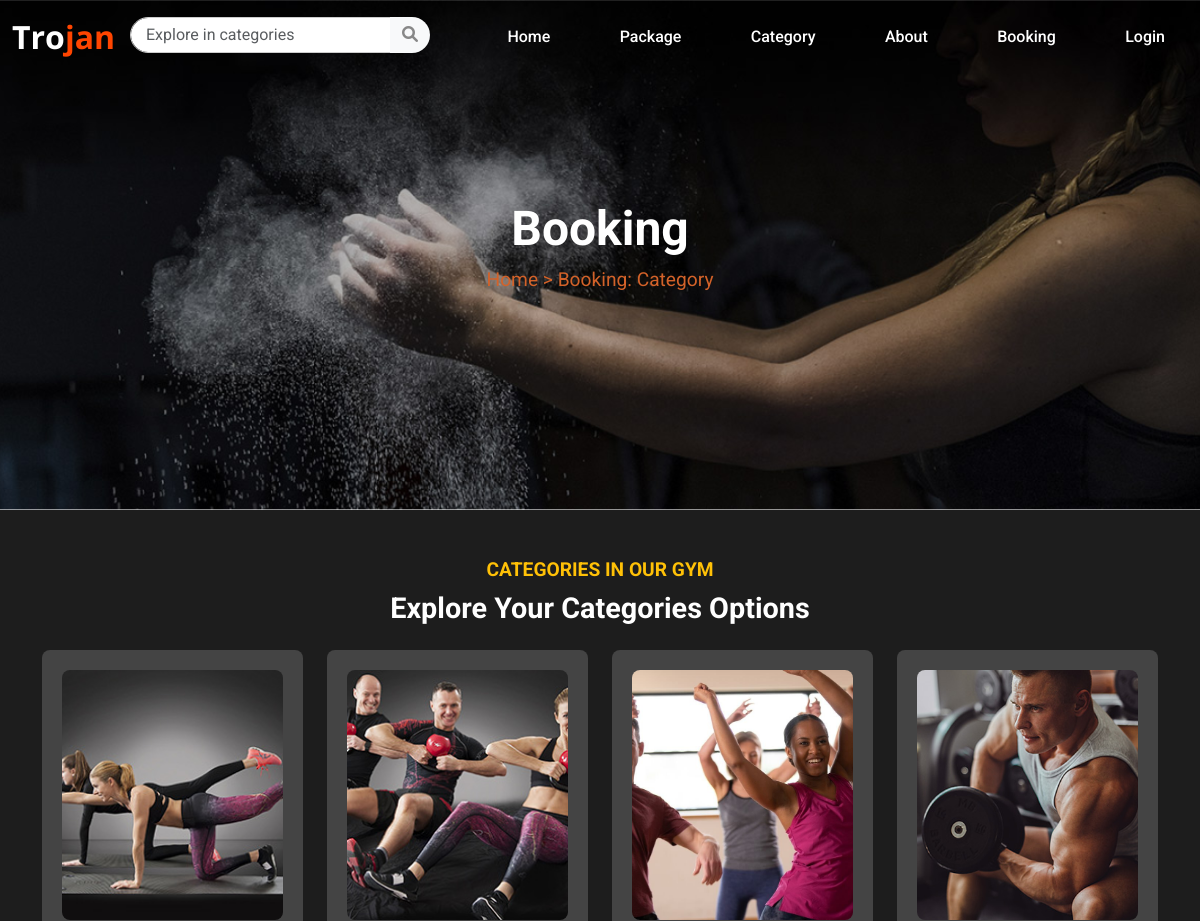
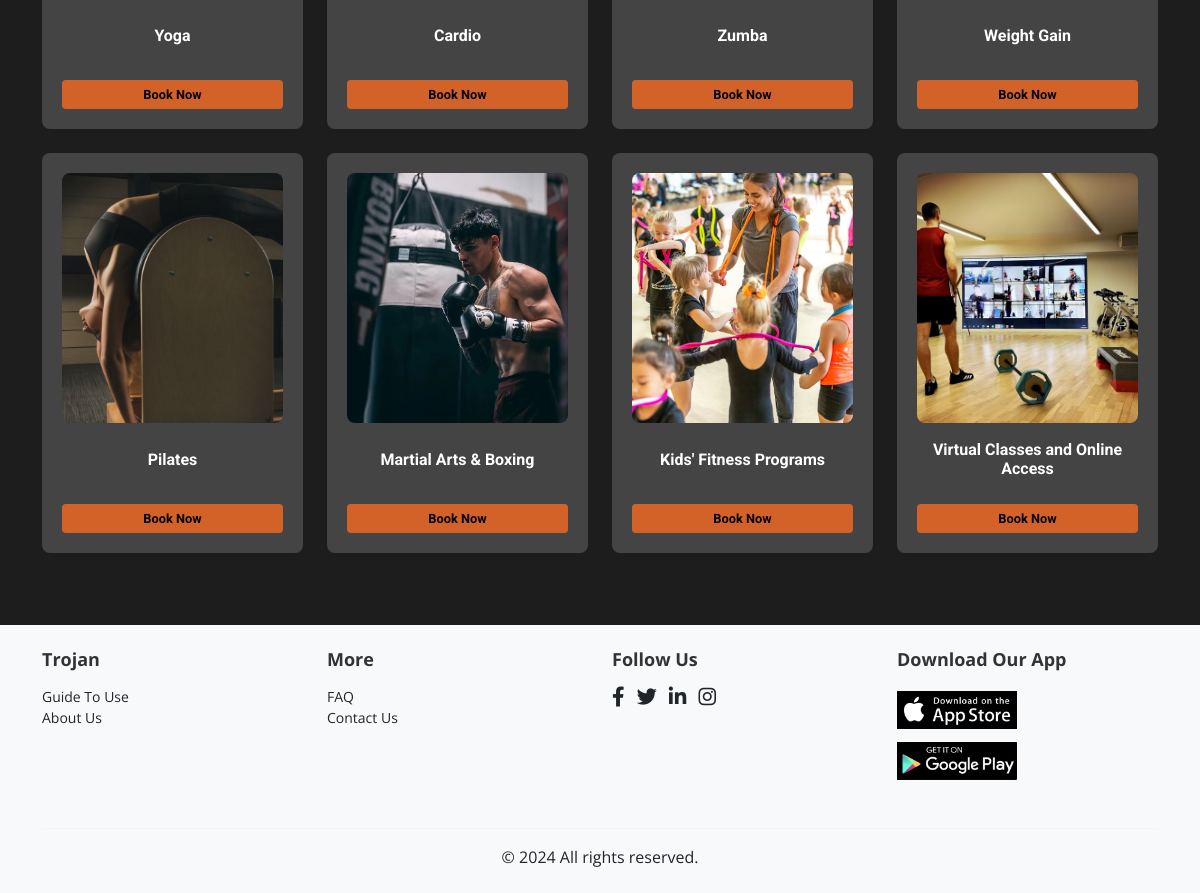
The page /selectcategories on the database its author committed (2 pictures, top to bottom).
### tables this page shows
CREATE TABLE "categories" (
	"categoryid"	INTEGER,
	"categoryname"	VARCHAR(255) NOT NULL,
	"categorystatus"	VARCHAR(100),
	"poster"	TEXT DEFAULT NULL,
	"video"	TEXT DEFAULT NULL,
	PRIMARY KEY("categoryid" AUTOINCREMENT)
);

### app.py (the view)
@app.route("/selectcategories")
def selectcategories():
    uid = session.get('userid')
    connection = sqlite3.connect("Trojan.db")
    connection.row_factory = sqlite3.Row
    cursor = connection.cursor()
    cursor.execute("SELECT * FROM categories")
    categories = cursor.fetchall()
    connection.close()
    print(f"selectcategories - User ID: {uid}, Categories: {categories}")
    return render_template("selectcategories.html", categories=categories, uid=uid)

### templates/selectcategories.html (shortened to what this page needs)
{% extends "base.html" %}
{% block content %}
<div style="background-image: url('/static/photos/hero-2.png'); background-size: cover; background-position: center; padding: 200px 0; color: white; text-align: center;">
    <h1 style="font-size: 3rem; color: white; font-weight: bold;">Booking</h1>
    <p style="color: #d36229; font-size: 1.2rem;">Home &gt; Booking: Category</p>
</div>
<section class="categories-section py-5">
    <div class="container">
        <h2 class="section-title text-center text-warning">Categories in Our Gym</h2>
        <h3 class="text-center mb-4">Explore Your Categories Options</h3>
        <div class="row">
            {% for category in categories %}
            <div class="col-lg-3 col-md-4 mb-4">
                <div class="category-card">
                    <img src="{{ url_for('static', filename='photos/' + (category['poster'] or 'default.jpg')) }}" alt="{{ category['categoryname'] }}">
                    <h5>{{ category['categoryname'] }}</h5>
                    <a href="{{ url_for('selectpackages', category_id=category['categoryid']) }}" class="btn btn-primary">Book Now</a>
                </div>
            </div>
            {% endfor %}
        </div>
    </div>
</section>
{% endblock %}

### templates/base.html (shortened to what this page needs)
<!DOCTYPE html>
<html lang="en">
  <head>
    <link
      href="https://cdn.jsdelivr.net/npm/bootstrap@5.3.0/dist/css/bootstrap.min.css"
      rel="stylesheet"
    />
    <link
      href="https://cdnjs.cloudflare.com/ajax/libs/font-awesome/6.0.0-beta3/css/all.min.css"
      rel="stylesheet"
    />
    <link href="/static/css/base.css" rel="stylesheet" />
  </head>
  <body class="d-flex flex-column min-vh-100">
    <nav class="navbar navbar-expand-lg navbar-light navbar-custom fixed-top">
      <div class="container-fluid">
        <a class="navbar-brand mx-auto d-none d-lg-block">
          <span class="trojan-white">Tro</span
          ><span class="trojan-orange">jan</span>
        </a>
        <div
          class="collapse navbar-collapse justify-content-center"
          id="navbarNav"
        >
          <ul class="navbar-nav">
            <li class="nav-item">
              <form
                class="search-form d-flex me-3"
                action="{{ url_for('search_items') }}"
                method="get"
                role="search"
              >
                <div class="input-group">
                  <input
                    class="form-control rounded-input"
                    type="search"
                    name="query"
                    placeholder="Explore in categories"
                    aria-label="Search"
                    value="{{ request.args.get('query', '') }}"
                  />
                  <button
                    class="btn btn-outline-secondary search-button"
                    type="submit"
                  >
                    <i class="fas fa-search"></i>
                  </button>
                </div>
              </form>
            </li>
            <li class="nav-item">
              <a class="nav-link" href="{{ url_for('home') }}">Home</a>
            </li>
            <li class="nav-item">
              <a class="nav-link" href="{{ url_for('packages') }}">Package</a>
            </li>
            <li class="nav-item">
              <a class="nav-link" href="{{ url_for('categories') }}"
                >Category</a
              >
            </li>
            <li class="nav-item">
              <a class="nav-link" href="{{ url_for('about') }}">About</a>
            </li>
            <li class="nav-item">
              <a class="nav-link" href="{{ url_for('booking') }}">Booking</a>
            </li>
            {% if uid %}
            <li class="nav-item">
              <a class="nav-link" href="{{ url_for('user_profile') }}"
                >Profile</a
              >
            </li>
            <li class="nav-item">
              <a class="nav-link" href="{{ url_for('logout') }}">Logout</a>
            </li>
            {% else %}
            <li class="nav-item">
              <a class="nav-link" href="{{ url_for('login') }}">Login</a>
            </li>
            {% endif %}
          </ul>
        </div>
      </div>
    </nav>
    <div class="full-width-content flex-grow-1">
      {% block content %}{% endblock %}
    </div>
    <footer class="footer bg-light text-dark py-4">
      <div class="container">
        <div class="row text-center text-md-start">
          <div class="col-md-3 mb-3">
            <h5>Trojan</h5>
            <ul class="list-unstyled">
              <li>
                <a
                  href="{{ url_for('guidetouse') }}"
                  class="footer-link text-dark"
                  >Guide To Use</a>
              </li>
              <li><a href="{{ url_for('about') }}" class="footer-link text-dark">About Us</a></li>
            </ul>
          </div>
          <div class="col-md-3 mb-3">
            <h5>More</h5>
            <ul class="list-unstyled">
              <li>
                <a href="{{ url_for('faq') }}" class="footer-link text-dark"
                  >FAQ</a>
              </li>
              <li>
                <a href="{{ url_for('contact') }}" class="footer-link text-dark"
                  >Contact Us</a>
              </li>
            </ul>
          </div>
          <div class="col-md-3 mb-3">
            <h5>Follow Us</h5>
            <div>
              <a href="#" class="text-dark me-2"
                ><i class="fab fa-facebook-f"></i
              ></a>
              <a href="#" class="text-dark me-2"
                ><i class="fab fa-twitter"></i
              ></a>
              <a href="#" class="text-dark me-2"
                ><i class="fab fa-linkedin-in"></i
              ></a>
              <a href="#" class="text-dark"><i class="fab fa-instagram"></i></a>
            </div>
          </div>
          <div class="col-md-3 mb-3">
            <h5>Download Our App</h5>
            <a href="https://apps.apple.com">
              <img
                src="{{ url_for('static', filename='photos/appstore.png') }}"
                alt="App Store"
                width="120"
              />
            </a>
            <br />
            <a href="https://play.google.com/store" class="mt-2 d-inline-block">
              <img
                src="{{ url_for('static', filename='photos/playstore.png') }}"
                alt="Google Play Store"
                width="120"
              />
            </a>
          </div>
        </div>
        <div class="row mt-3">
          <div class="col-12 text-center">
            <hr class="mb-3" />
            <p class="mb-0">&copy; 2024 All rights reserved.</p>
          </div>
        </div>
      </div>
    </footer>
  </body>
</html>

### static/css/base.css (style rules this page uses)
body { margin: 0; padding: 0; font-family: "Roboto", sans-serif; }
a { text-decoration: none; }
.footer-link { color: black; }
.navbar-custom { background-color: transparent !important; color: #ffffff; box-shadow: none; z-index: 1000; transition: background-color 0.3s ease, box-shadow 0.3s ease; }
.navbar-brand { color: #ff4500; font-weight: bold; font-size: 2rem; display: flex; align-items: center; font-family: "Open Sans", sans-serif; }
.navbar-nav { display: flex; flex: 1; justify-content: space-between; list-style: none; padding-left: 0; margin: 0; }
.nav-item { padding: 0 15px; }
.nav-link { color: white; text-decoration: none; font-size: 1rem; font-weight: 500; }
.search-form { display: flex; align-items: center; justify-content: center; margin: 0 20px; }
.search-form { width: 300px; margin: 0 auto; }
.search-form .form-control { border-radius: 20px 0 0 20px; padding: 5px 15px; border: 1px solid #ccc; }
.search-button { border-radius: 0 20px 20px 0; border: none; color: #888; background-color: #f8f9fa; }
.trojan-white { color: #ffffff; }
.trojan-orange { color: #ff4500; }
.footer { background-color: #d9d9d9; color: black; padding: 40px 0; width: 100%; font-family: "Open Sans", sans-serif; text-align: center; }
.footer h3, .footer h5 { font-size: 18px; margin-bottom: 15px; font-weight: 600; color: #333; }
.footer ul { list-style-type: none; padding: 0; }
.footer li { font-size: 14px; }
.footer .footer-link { text-decoration: none; }
.footer { background-color: #f8f9fa; color: #343a40; }
.footer h5 { font-size: 18px; font-weight: bold; }
.footer .footer-link { text-decoration: none; font-size: 14px; }
.footer i { font-size: 20px; transition: color 0.3s ease; }
.footer img { margin-top: 5px; }
.footer hr { border-color: #dee2e6; }

### templates/selectcategories.html (style rules this page uses)
.categories-section { padding: 60px 0; background-color: #1d1d1d; color: #ffffff; }
.section-title { color: #d36229; font-size: 1.2rem; font-weight: bold; text-transform: uppercase; margin-bottom: 10px; }
.categories-section h3 { font-size: 1.8rem; font-weight: bold; margin-bottom: 40px; }
.category-card { background-color: #444444; padding: 20px; border-radius: 8px; transition: transform 0.3s ease; text-align: center; max-width: 300px; margin: 0 auto; height: 400px; display: flex; flex-direction: column; justify-content: space-between; }
.category-card img { border-radius: 8px; width: 100%; height: 250px; object-fit: cover; }
.category-card h5 { font-size: 1rem; font-weight: bold; color: #ffffff; margin-top: 10px; }
.btn-primary { background-color: #d36229; border: none; color: black; font-size: 0.8rem; font-weight: bold; margin-top: 10px; padding: 5px 15px; border-radius: 4px; }

### rows shown on the page
categories: poster (picture), categoryname "Yoga"
categories: poster (picture), categoryname "Cardio"
categories: poster (picture), categoryname "Zumba"
categories: poster (picture), categoryname "Weight Gain"
categories: poster (picture), categoryname "Pilates"
categories: poster (picture), categoryname "Martial Arts & Boxing"
categories: poster (picture), categoryname "Kids' Fitness Programs"
categories: poster (picture), categoryname "Virtual Classes and Online Access"
